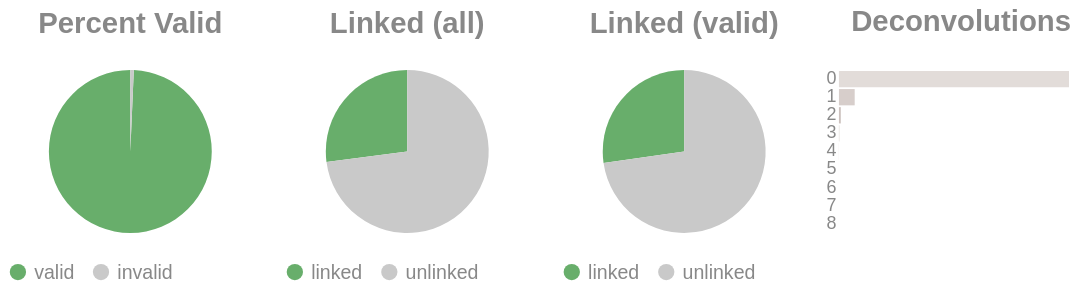

Notebook source saved alongside this figure:
### Code cell
if SKIPLR:
    pass
else:
    clash = Counter()
    for i in valids['molecule'].to_list():
        _mol = i.split("-")
        if len(_mol) == 1:
            clash.update('0')
        else:
            clash.update(_mol[-1])

    _d = {"deconvolutions": [], 'count': []}
    for k,v in clash.items():
        _d['deconvolutions'].append(k)
        _d['count'].append(v)

    tot_valid = valids['reads'].sum()
    mask = valids['reads'] >= 2
    n_linked_reads = valids.filter(mask)['reads'].sum()
    if n_linked_reads == 0:
        print_html("No linked molecules (>=2 reads) were detected; skipping linked-only distributions.")
        SKIPLR = True
    else:
        perc_valid = round(tot_valid / n_reads, 4)
        linked_perc_abs = round(n_linked_reads / n_reads, 4)
        linked_perc = round(n_linked_reads / tot_valid, 4)

    _valid = pl.DataFrame({"valids": ['valid', 'invalid'], "count": [tot_valid, n_reads - tot_valid]})
    _linked_abs = pl.DataFrame({"linked (absolute)": ['linked', 'unlinked'], "count": [n_linked_reads, n_reads - n_linked_reads]})
    _linked_rel = pl.DataFrame({"linked (valids)": ['linked', 'unlinked'], "count": [n_linked_reads, tot_valid - n_linked_reads]})

    (
        alt.hconcat(
            piechart(_valid, goodval = 'valid', title = "Percent Valid"),
            piechart(_linked_abs, goodval = "linked", title =  "Linked (all)"),
            piechart(_linked_rel, goodval = "linked", title =  "Linked (valid)"),
            convolutionbar(pl.DataFrame(_d), title = "Deconvolutions"),
            center = True,
            bounds = 'flush'
        )
        .resolve_scale(color='independent')
        .resolve_legend('independent')
        .properties(usermeta={'embedOptions': {"actions": False}})
    ).display()

### Figure 1 — Vega-Lite specification as saved in the notebook (floating-point values rounded to 4 significant figures)
{"width": "container", "height": 400, "config": {"title": {"anchor": "start", "dy": -15, "fontSize": 18, "color": "#888888", "subtitleColor": "#888888", "subtitleFontSize": 14}, "arc": {"fill": "#0072B2"}, "axis": {"domainColor": "#888888", "domainWidth": 0.5, "gridWidth": 0.2, "grid": false, "titleFontWeight": 400, "titleFontSize": 15, "labelFontSize": 11, "labelColor": "#888888", "tickColor": "#888888", "tickWidth": 0.2, "titleColor": "#888888"}, "axisBand": {"grid": false}, "axisX": {"grid": true, "tickSize": 10, "domainCap": "round"}, "axisY": {"domain": false, "grid": true, "tickSize": 0, "domainCap": "round"}, "background": "transparent", "header": {"labelFontSize": 15, "labelColor": "#888888", "titleFontSize": 15, "titleFontWeight": 600, "titleColor": "#888888"}, "legend": {"labelFont": "sans-serif", "labelFontSize": 12, "labelColor": "#888888", "symbolSize": 100, "symbolType": "circle", "titleFontSize": 12, "titlePadding": 10, "titleColor": "#888888", "title": null}, "range": {"category": ["#E69F00", "#56B4E9", "#009E73", "#F0E442", "#0072B2", "#D55E00", "#CC79A7", "#000000"], "diverging": ["#cfe8f3", "#a2d4ec", "#73bfe2", "#46abdb", "#1696d2", "#12719e"]}, "area": {"fill": "#0072B2", "fillOpacity": 0.7, "line": true, "strokeOpacity": 0.7}, "line": {"color": "#0072B2", "stroke": "#0072B2", "strokeWidth": 2}, "trail": {"color": "#0072B2", "stroke": "#0072B2", "strokeWidth": 0, "size": 1}, "point": {"filled": true, "fillOpacity": 1.0, "size": 95}, "text": {"color": "#888888", "fontSize": 11, "align": "right", "fontWeight": 400, "size": 11}, "bar": {"fill": "#0072B2", "stroke": null}, "view": {"stroke": null, "continuousWidth": 660, "continuousHeight": 400}}, "hconcat": [{"data": {"name": "data-f085c5073de564ccdf254272813be2ee"}, "mark": {"type": "arc"}, "encoding": {"color": {"field": "valids", "legend": {"orient": "bottom", "title": null}, "scale": {"domain": ["valid", "invalid"], "range": ["#68ae6b", "#C9C9C9"]}, "title": "Valids", "type": "nominal"}, "theta": {"field": "count", "type": "quantitative"}, "tooltip": [{"field": "valids", "title": "Valids", "type": "ordinal"}, {"field": "percent", "format": ".2%", "title": "Percent", "type": "quantitative"}, {"field": "count", "title": "Count", "type": "quantitative"}]}, "height": 100, "title": {"text": "Percent Valid", "align": "center", "anchor": "middle"}, "transform": [{"calculate": "datum.count / 10880977", "as": "percent"}], "width": 150}, {"data": {"name": "data-2fd697b5ba6a583d728d58b4c3f13118"}, "mark": {"type": "arc"}, "encoding": {"color": {"field": "linked (absolute)", "legend": {"orient": "bottom", "title": null}, "scale": {"domain": ["linked", "unlinked"], "range": ["#68ae6b", "#C9C9C9"]}, "title": "Linked (Absolute)", "type": "nominal"}, "theta": {"field": "count", "type": "quantitative"}, "tooltip": [{"field": "linked (absolute)", "title": "Linked (Absolute)", "type": "ordinal"}, {"field": "percent", "format": ".2%", "title": "Percent", "type": "quantitative"}, {"field": "count", "title": "Count", "type": "quantitative"}]}, "height": 100, "title": {"text": "Linked (all)", "align": "center", "anchor": "middle"}, "transform": [{"calculate": "datum.count / 10880977", "as": "percent"}], "width": 150}, {"data": {"name": "data-ef6dead9f5125a4b8b65496ed596ab39"}, "mark": {"type": "arc"}, "encoding": {"color": {"field": "linked (valids)", "legend": {"orient": "bottom", "title": null}, "scale": {"domain": ["linked", "unlinked"], "range": ["#68ae6b", "#C9C9C9"]}, "title": "Linked (Valids)", "type": "nominal"}, "theta": {"field": "count", "type": "quantitative"}, "tooltip": [{"field": "linked (valids)", "title": "Linked (Valids)", "type": "ordinal"}, {"field": "percent", "format": ".2%", "title": "Percent", "type": "quantitative"}, {"field": "count", "title": "Count", "type": "quantitative"}]}, "height": 100, "title": {"text": "Linked (valid)", "align": "center", "anchor": "middle"}, "transform": [{"calculate": "datum.count / 10806641", "as": "percent"}], "width": 150}, {"data": {"name": "data-bfbde046444a3360d5b81a5bb84fc9ad"}, "mark": {"type": "bar"}, "encoding": {"color": {"field": "deconvolutions", "legend": null, "scale": {"scheme": "lightgreyred"}, "type": "nominal"}, "tooltip": [{"field": "deconvolutions", "title": "Deconvolutions", "type": "ordinal"}, {"field": "percent", "format": ".2%", "title": "Percent", "type": "quantitative"}, {"field": "count", "title": "Count", "type": "quantitative"}], "x": {"axis": null, "field": "count", "type": "quantitative"}, "y": {"field": "deconvolutions", "sort": "ascending", "title": null, "type": "nominal"}}, "height": 100, "title": {"text": "Deconvolutions", "align": "center", "anchor": "middle"}, "transform": [{"calculate": "datum.count / 9135065", "as": "percent"}], "width": 150}], "bounds": "flush", "center": true, "resolve": {"legend": {"angle": "independent"}, "scale": {"color": "independent"}}, "usermeta": {"embedOptions": {"actions": false}}, "$schema": "https://vega.github.io/schema/vega-lite/v6.1.0.json", "datasets": {"data-f085c5073de564ccdf254272813be2ee": [{"valids": "valid", "count": 10806641}, {"valids": "invalid", "count": 74336}], "data-2fd697b5ba6a583d728d58b4c3f13118": [{"linked (absolute)": "linked", "count": 2946355}, {"linked (absolute)": "unlinked", "count": 7934622}], "data-ef6dead9f5125a4b8b65496ed596ab39": [{"linked (valids)": "linked", "count": 2946355}, {"linked (valids)": "unlinked", "count": 7860286}], "data-bfbde046444a3360d5b81a5bb84fc9ad": [{"deconvolutions": "0", "count": 8473552}, {"deconvolutions": "1", "count": 580315}, {"deconvolutions": "2", "count": 68412}, {"deconvolutions": "3", "count": 10472}, {"deconvolutions": "4", "count": 1847}, {"deconvolutions": "5", "count": 359}, {"deconvolutions": "6", "count": 85}, {"deconvolutions": "7", "count": 21}, {"deconvolutions": "8", "count": 2}]}}
